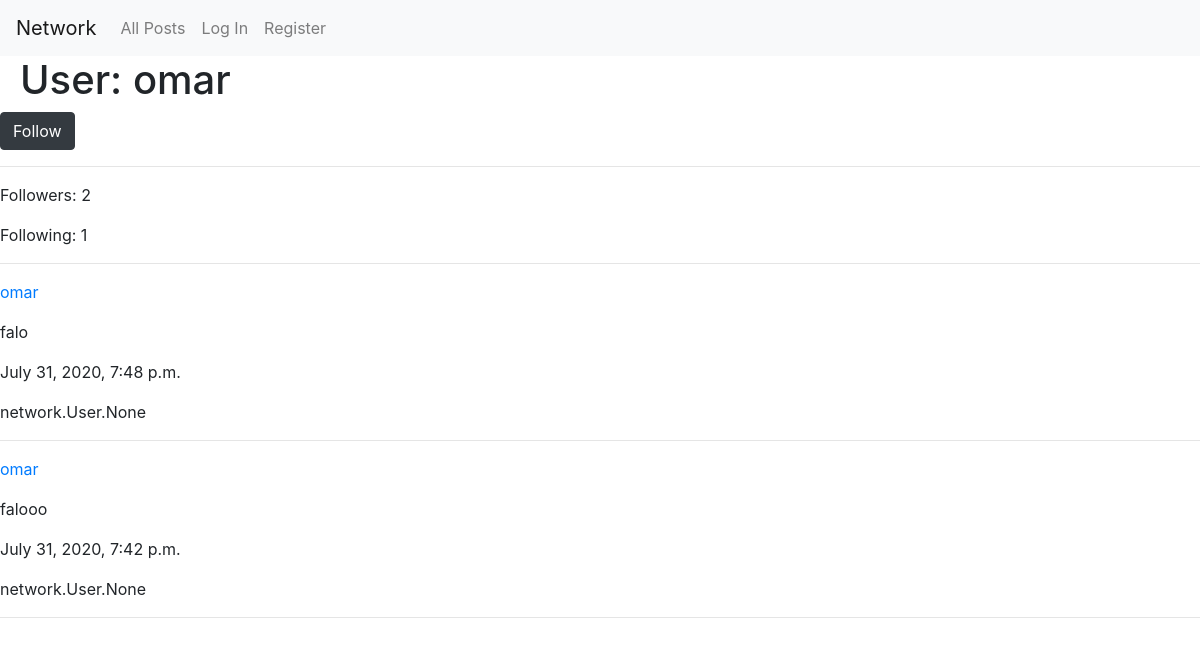
Page /users/1 on the committed database.
### network/models.py (models this page shows)
class User(AbstractUser):
    pass

class Post(models.Model):
    user = models.ForeignKey("User", on_delete=models.CASCADE, related_name="poster")
    body = models.TextField(blank=False)
    timestamp = models.DateTimeField(auto_now_add=True)
    likes = models.ManyToManyField("User", blank=True)

### network/views.py (the view)
# urls.py: path("users/<int:id>", views.user, name="user"),
def user(request, id):
    user_profile = User.objects.get(id=id)
    followers = Follow.objects.filter(user = user_profile).count
    following = Follow.objects.filter(follower = user_profile).count
    user_posts = Post.objects.filter(user = user_profile).order_by('-timestamp')
    if request.user.is_authenticated and request.user != user_profile:
        is_following = False
        if Follow.objects.filter(user = user_profile, follower = request.user).count() > 0:
            is_following = True
        return render(request, "network/user.html", {
            "user_profile": user_profile,
            "followers": followers,
            "following": following,
            "posts": user_posts,
            "can_follow": True,
            "is_following": is_following
        })
    else:
        return render(request, "network/user.html", {
            "user_profile": user_profile,
            "followers": followers,
            "following": following,
            "posts": user_posts,
            "can_follow": False
        })

### network/templates/network/user.html (shortened to what this page needs)
{% extends "network/layout.html" %}
{% load static %}
{% block body %}
    <h1 class="h1-headings">User: {{ user_profile.username }}</h1>
    {% if user_profile != request.user %}
        <div id="follow-button-div">
            <button type="button" class="btn btn-dark" id="follow-button" data-user="{{ user_profile.username }}">
                {% if is_following %}
                    Unfollow
                {% else %}
                    Follow
                {% endif %}
            </button>
        </div>
    {% endif %}
    <hr>
    <div id="follower-view">
        <p id="follower-p">Followers: {{ followers }}</p>
        <p>Following: {{ following }}</p>
    </div>
    <hr>
    <div class="posts-view">
        {% for post in posts %}
            <div class="post">
                <a href="{% url 'user' post.user.id %}"><p>{{ post.user }}</p></a>
                <p>{{ post.body }}</p>
                <p>{{ post.timestamp }}</p>
                <p>{{ post.likes }}</p>
            </div>
            <hr>
        {% endfor %}
    </div>
{% endblock %}

### network/static/network/styles.css (style rules this page uses)
.h1-headings { padding-left: 20px; }

### rows in the picture
User: username "omar"
Post: user "omar", body "falo", timestamp "July 31, 2020, 7:48 p.m.", likes "network.User.None"
Post: user "omar", body "falooo", timestamp "July 31, 2020, 7:42 p.m.", likes "network.User.None"

### other values in the picture
{{ followers }} "2"
{{ following }} "1"
